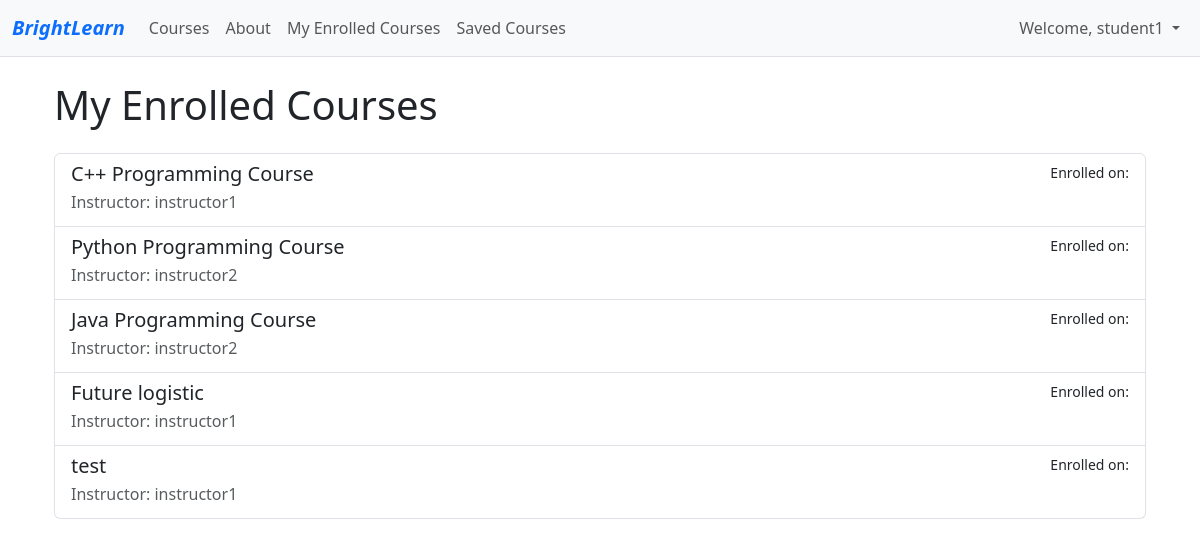
Screenshot of /courses/my-enrollments/ (signed in) with the database file from the repository.
### accounts/models.py (models this page shows, shortened)
class User(AbstractUser):
    name = models.CharField(max_length=70, default='name')
    contact = models.CharField(max_length=13)
    user_type = models.CharField(
        max_length=1,
        choices=(
            ('I', "Instructor"),
            ('S', "Student"),
        ),
    )

### courses/models.py (models this page shows, shortened)
class Enrollment(models.Model):
    STATUS_CHOICES = (
        ('pending', 'Pending'),
        ('enrolled', 'Enrolled'),
    )
    course = models.ForeignKey(Course, on_delete=models.CASCADE, related_name='enrollments')
    student = models.ForeignKey(User, on_delete=models.CASCADE)
    enrollment_date = models.DateTimeField(auto_now_add=True)
    status = models.CharField(max_length=20, choices=STATUS_CHOICES, default='enrolled')
    notes = models.TextField(blank=True,null=True)
    class Meta:
        unique_together = ('course', 'student')

class Course(models.Model):
    instructor = models.ForeignKey(User, on_delete=models.CASCADE)
    title = models.CharField(max_length=200)
    description = models.TextField()
    category = models.CharField(max_length=100)
    price = models.DecimalField(max_digits=10, decimal_places=2)
    start_date = models.DateField()
    end_date = models.DateField()
    created_at = models.DateTimeField(auto_now_add=True)
    image = models.ImageField(upload_to='course_images/', blank=True, null=True)

### courses/views.py (the view)
# urls.py: path('my-enrollments/', views.my_enrolled_courses, name='my_enrolled_courses'),
@login_required
def my_enrolled_courses(request):
    if not is_student(request.user):
        messages.error(request, "Only students can view enrolled courses.")
        return redirect('home')
    enrolled_courses = Enrollment.objects.filter(student=request.user)
    return render(request, 'courses/my_enrolled_courses.html', {'enrolled_courses': enrolled_courses})

### courses/views.py (called while the page is built)
def is_student(user):
    return user.is_authenticated and user.user_type == 'S'

### courses/templates/courses/my_enrolled_courses.html
{% extends 'base.html' %}
{% block main %}
<div class="container mt-4">
    <h1 class="mb-4">My Enrolled Courses</h1>
    <div class="list-group">
        {% for enrolled_course in enrolled_courses %}
        <a href="{% url 'course_detail' enrolled_course.course.id %}" class="list-group-item list-group-item-action">
            <div class="d-flex w-100 justify-content-between">
                <h5 class="mb-1">{{ enrolled_course.course.title }}</h5>
                <small>Enrolled on: {{ enrolled_course.enrolled_on|date:"M d, Y" }}</small>
            </div>
            <p class="mb-1 text-muted">Instructor: {{ enrolled_course.course.instructor.username }}</p>
        </a>
        {% empty %}
        <div class="alert alert-info">
            You haven't enrolled in any courses yet.
            <a href="{% url 'course_list' %}" class="alert-link">Browse available courses.</a>
        </div>
        {% endfor %}
    </div>
</div>
{% endblock %}

### templates/base.html (shortened to what this page needs)
{% load static %}
<!doctype html>
<html lang="en">
<head>
    <link href="https://cdn.jsdelivr.net/npm/bootstrap@5.3.2/dist/css/bootstrap.min.css" rel="stylesheet"
 />
    <link href="{% static 'css/style.css' %}" rel="stylesheet" />
</head>
<body>
    <header>
        <nav class="navbar navbar-expand-lg navbar-light bg-light border-bottom">
            <div class="container-fluid">
                <a class="navbar-brand fw-bolder fst-italic text-primary" href="{% url 'home' %}">BrightLearn</a>
                <div class="collapse navbar-collapse" id="collapsibleNavId">
                    <ul class="navbar-nav me-auto mb-2 mb-lg-0">
                        <li class="nav-item">
                            <a class="nav-link" href="{% url 'course_list' %}">Courses</a>
                        </li>
                        <li class="nav-item">
                            <a class="nav-link" href="{% url 'about_us' %}">About</a>
                        </li>
                        {% if request.user.is_authenticated %}
                        {% if request.user.user_type == 'I' %}
                        <li class="nav-item">
                            <a class="nav-link" href="{% url 'my_courses' %}">My Courses</a>
                        </li>
                        {% elif request.user.user_type == 'S' %}
                        <li class="nav-item">
                            <a class="nav-link" href="{% url 'my_enrolled_courses' %}">My Enrolled Courses</a>
                        </li>
                        <li class="nav-item">
                            <a class="nav-link" href="{% url 'saved_courses' %}">Saved Courses</a>
                        </li>
                        {% endif %}
                        {% endif %}
                    </ul>
                    <div class="navbar-nav ms-auto">
                        {% if request.user.is_authenticated %}
                        <li class="nav-item dropdown">
                            <a class="nav-link dropdown-toggle" href="#" id="navbarDropdown" role="button"
                                data-bs-toggle="dropdown" aria-expanded="false">
                                Welcome, {{ request.user.username }}
                            </a>
                        </li>
                        {% else %}
                        <a class="btn btn-outline-primary me-2" href="{% url 'login' %}">Login</a>
                        <a class="btn btn-primary" href="{% url 'register' %}">Register</a>
                        {% endif %}
                    </div>
                </div>
            </div>
        </nav>
    </header>
    <main class="container">
        {% block main %}
        {% endblock main %}
    </main>
</body>
</html>

### rows the page displays
User: user.username "student1"
Enrollment: course "C++ Programming Course", course.instructor.username "instructor1"
Enrollment: course "Python Programming Course", course.instructor.username "instructor2"
Enrollment: course "Java Programming Course", course.instructor.username "instructor2"
Enrollment: course "Future logistic", course.instructor.username "instructor1"
Enrollment: course "test", course.instructor.username "instructor1"
